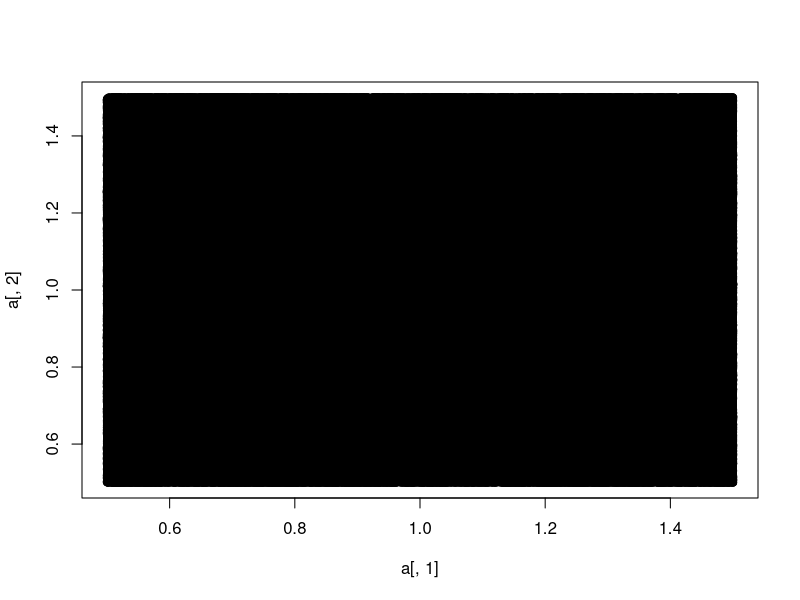

The R source for this figure:
#!/bin/env Rscript

# Author: PokMan Ho pok.ho19@imperial.ac.uk
# Script: StatsWithSparrows9.R
# Desc: minimal R function with two in-script tests
# Input: none -- run in R console line-by-line
# Output: R terminal output
# Arguments: 0
# Date: Oct 2019

a<-data.frame(c(1,2,3,4,8),c(4,3,5,7,9))
a<-data.frame(runif(1e6,.5,1.5),runif(1e6,.5,1.5))
m1<-lm(a[,2]~a[,1])
summary(m1) ## est +/- 2 se include 0 -> not quite stat sig
anova(m1)
resid(m1)
cov(a[,1],a[,2])
var(a[,1])
plot(a[,2]~a[,1])
